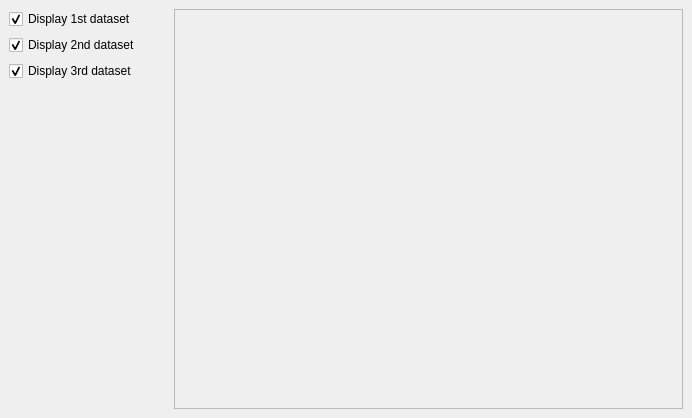
<ui version="4.0" >
 <class>MainWindow</class>
 <widget class="QWidget" name="MainWindow" >
  <property name="geometry" >
   <rect>
    <x>0</x>
    <y>0</y>
    <width>692</width>
    <height>408</height>
   </rect>
  </property>
  <property name="windowTitle" >
   <string>Hiding data without removing them from the model</string>
  </property>
  <property name="windowIcon" >
   <iconset/>
  </property>
  <layout class="QGridLayout" >
   <property name="margin" >
    <number>9</number>
   </property>
   <property name="spacing" >
    <number>6</number>
   </property>
   <item row="3" column="0" >
    <spacer>
     <property name="orientation" >
      <enum>Qt::Vertical</enum>
     </property>
     <property name="sizeHint" >
      <size>
       <width>159</width>
       <height>291</height>
      </size>
     </property>
    </spacer>
   </item>
   <item row="2" column="0" >
    <widget class="QCheckBox" name="showDataset3CB" >
     <property name="text" >
      <string>Display 3rd dataset</string>
     </property>
     <property name="checked" >
      <bool>true</bool>
     </property>
    </widget>
   </item>
   <item row="1" column="0" >
    <widget class="QCheckBox" name="showDataset2CB" >
     <property name="text" >
      <string>Display 2nd dataset</string>
     </property>
     <property name="checked" >
      <bool>true</bool>
     </property>
    </widget>
   </item>
   <item row="0" column="0" >
    <widget class="QCheckBox" name="showDataset1CB" >
     <property name="text" >
      <string>Display 1st dataset</string>
     </property>
     <property name="checked" >
      <bool>true</bool>
     </property>
    </widget>
   </item>
   <item rowspan="4" row="0" column="1" >
    <widget class="QSplitter" name="splitter" >
     <property name="orientation" >
      <enum>Qt::Horizontal</enum>
     </property>
     <widget class="QFrame" name="chartFrame" >
      <property name="minimumSize" >
       <size>
        <width>300</width>
        <height>400</height>
       </size>
      </property>
      <property name="frameShape" >
       <enum>QFrame::StyledPanel</enum>
      </property>
      <property name="frameShadow" >
       <enum>QFrame::Raised</enum>
      </property>
     </widget>
    </widget>
   </item>
  </layout>
 </widget>
 <resources>
  <include location="LineChart" />
 </resources>
 <connections/>
</ui>
